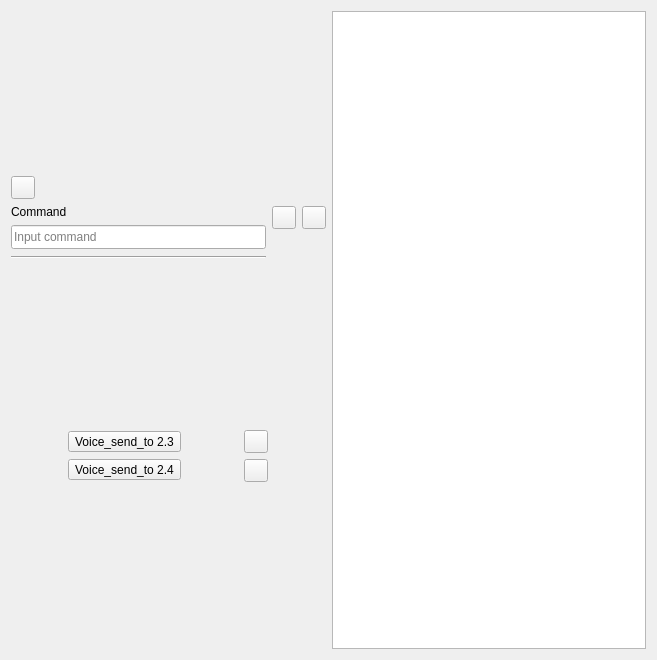
<?xml version="1.0" encoding="UTF-8"?>
<ui version="4.0">
 <class>DeveloperTools</class>
 <widget class="QWidget" name="DeveloperTools">
  <property name="geometry">
   <rect>
    <x>0</x>
    <y>0</y>
    <width>657</width>
    <height>660</height>
   </rect>
  </property>
  <property name="windowTitle">
   <string>Developer Tools</string>
  </property>
  <property name="styleSheet">
   <string notr="true"/>
  </property>
  <layout class="QGridLayout" name="gridLayout">
   <item row="0" column="0">
    <layout class="QHBoxLayout" name="horizontalLayout_4">
     <item>
      <layout class="QVBoxLayout" name="verticalLayout_5">
       <item>
        <layout class="QHBoxLayout" name="horizontalLayout_2">
         <item>
          <layout class="QVBoxLayout" name="verticalLayout">
           <item>
            <widget class="QToolButton" name="backward">
             <property name="text">
              <string/>
             </property>
            </widget>
           </item>
           <item>
            <widget class="QLabel" name="label">
             <property name="text">
              <string>Command</string>
             </property>
            </widget>
           </item>
           <item>
            <widget class="QLineEdit" name="command">
             <property name="sizePolicy">
              <sizepolicy hsizetype="MinimumExpanding" vsizetype="Fixed">
               <horstretch>0</horstretch>
               <verstretch>0</verstretch>
              </sizepolicy>
             </property>
             <property name="minimumSize">
              <size>
               <width>0</width>
               <height>24</height>
              </size>
             </property>
             <property name="styleSheet">
              <string notr="true"/>
             </property>
             <property name="placeholderText">
              <string>Input command</string>
             </property>
            </widget>
           </item>
           <item>
            <widget class="Line" name="line">
             <property name="sizePolicy">
              <sizepolicy hsizetype="Minimum" vsizetype="Maximum">
               <horstretch>0</horstretch>
               <verstretch>0</verstretch>
              </sizepolicy>
             </property>
             <property name="minimumSize">
              <size>
               <width>0</width>
               <height>4</height>
              </size>
             </property>
             <property name="autoFillBackground">
              <bool>false</bool>
             </property>
             <property name="styleSheet">
              <string notr="true">color: rgb(0, 0, 0);</string>
             </property>
             <property name="orientation">
              <enum>Qt::Horizontal</enum>
             </property>
            </widget>
           </item>
          </layout>
         </item>
         <item>
          <layout class="QVBoxLayout" name="verticalLayout_2">
           <item>
            <layout class="QHBoxLayout" name="horizontalLayout">
             <item>
              <widget class="QToolButton" name="run">
               <property name="enabled">
                <bool>true</bool>
               </property>
               <property name="text">
                <string/>
               </property>
              </widget>
             </item>
             <item>
              <widget class="QToolButton" name="stop">
               <property name="text">
                <string/>
               </property>
              </widget>
             </item>
            </layout>
           </item>
          </layout>
         </item>
        </layout>
       </item>
       <item>
        <layout class="QHBoxLayout" name="horizontalLayout_3">
         <item>
          <layout class="QVBoxLayout" name="verticalLayout_3">
           <item>
            <widget class="QToolButton" name="voice_send">
             <property name="text">
              <string>Voice_send_to 2.3</string>
             </property>
            </widget>
           </item>
           <item>
            <widget class="QToolButton" name="voice_receive">
             <property name="text">
              <string>Voice_send_to 2.4</string>
             </property>
            </widget>
           </item>
          </layout>
         </item>
         <item>
          <layout class="QVBoxLayout" name="verticalLayout_4">
           <item>
            <widget class="QToolButton" name="clear_output">
             <property name="text">
              <string/>
             </property>
            </widget>
           </item>
           <item>
            <widget class="QToolButton" name="quit">
             <property name="text">
              <string/>
             </property>
            </widget>
           </item>
          </layout>
         </item>
        </layout>
       </item>
      </layout>
     </item>
     <item>
      <widget class="QTextBrowser" name="output"/>
     </item>
    </layout>
   </item>
  </layout>
 </widget>
 <resources/>
 <connections/>
</ui>
